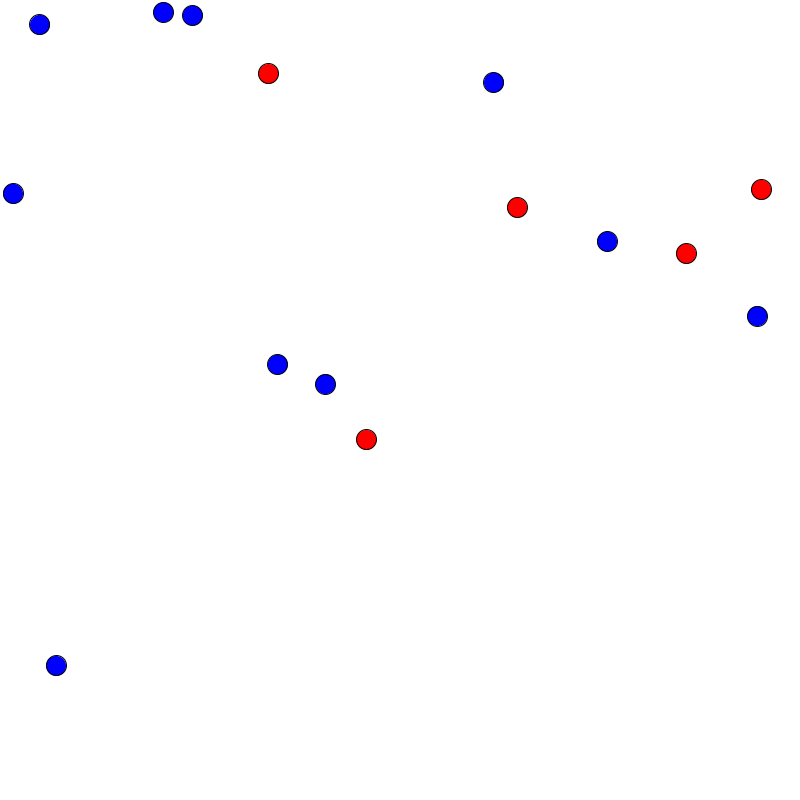
Frame 1 (no input)
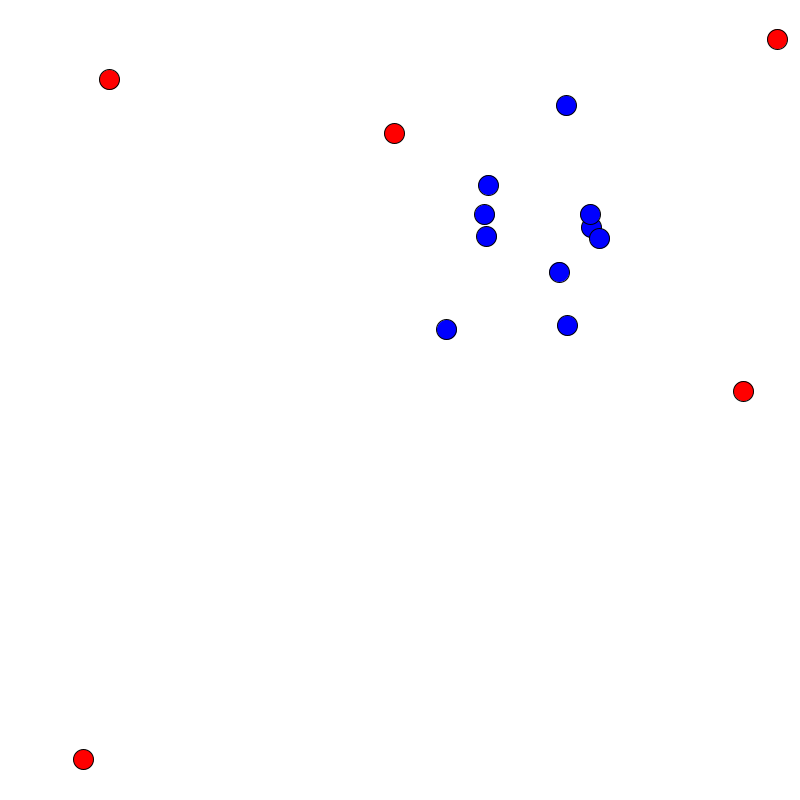
Frame 60 (the mouse pressed at the canvas centre just before this capture)
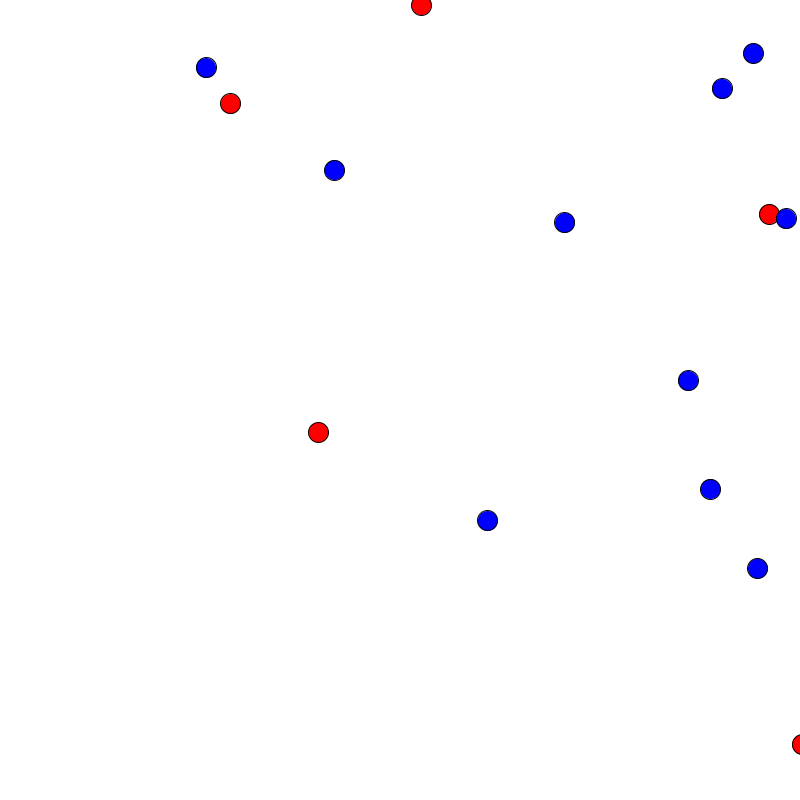
Frame 120 (the mouse held since frame 60 and released just before this capture)

The Processing sketch that drew these frames (run headless with seeded random() and noise(); from frame 60 on, the mouse is pressed at the canvas centre):

// Processing sketch: Attraction
// ── Attraction.pde
Positive[] positives;
Negative[] negatives;
float G = 5;

void setup() {
  size(800,800);
  int num_pos = 5;
  int num_neg = 10;
  
  positives = new Positive[num_pos];
  negatives = new Negative[num_neg];
  for (int i=0; i < positives.length; i++){
    positives[i] = new Positive();
  }
  for (int i=0; i < negatives.length; i++){
    negatives[i] = new Negative();
  }
   
}

void draw() {
  background(255);
  
  
  for (Positive pos: positives){
    for (Positive n_pos: positives){
      if (pos != n_pos) {
        PVector force = PVector.sub(n_pos.position, pos.position);
        float d = force.mag();
        d = constrain(d, 5, 25.0);
        force.normalize();
        force.mult(-1 * pos.mass * n_pos.mass * G / pow(d, 2));
        pos.applyForce(force);
      }
    }
    for (Negative n_neg: negatives){
      PVector force = PVector.sub(n_neg.position, pos.position);
      float d = force.mag();
      d = constrain(d, 5, 25.0);
      force.normalize();
      force.mult(pos.mass * n_neg.mass * G / pow(d, 2));
      pos.applyForce(force);
    }
    pos.edge();
    pos.update();
    pos.display();

  }
  
  for (Negative neg: negatives){
    for (Positive n_pos: positives){
      PVector force = PVector.sub(n_pos.position, neg.position);
      float d = force.mag();
      d = constrain(d, 5, 25.0);
      force.normalize();
      force.mult(neg.mass * n_pos.mass * G / pow(d, 2));
      neg.applyForce(force);
    }
     for (Negative n_neg: negatives){
      PVector force = PVector.sub(n_neg.position, neg.position);
      float d = force.mag();
      d = constrain(d, 5, 25.0);
      force.normalize();
      force.mult(-1 * neg.mass * n_neg.mass * G / pow(d, 2));
      neg.applyForce(force);
    }
   
    neg.edge();
    neg.update();
    neg.display();
  }
  
}

// ── Negative.pde
class Negative{
  PVector position;
  PVector velocity;
  PVector acceleration;
  float mass;
  
  Negative(){
    position = new PVector(random(0,width),random(0,height));
    velocity = new PVector(0,0);
    acceleration = new PVector(0,0);
    mass = 1;
  }
  
  void applyForce(PVector force){
    force.div(mass);
    acceleration.add(force);
  }
  
  void update(){
    velocity.add(acceleration);
    position.add(velocity);
    acceleration.mult(0);
  }
    
  void edge(){
    if (position.x > width){
      position.x = width;
      velocity.x = - velocity.x;
    } else if (position.x < 0) {
      position.x = 0;
      velocity.x = - velocity.x;
    }
    
    if (position.y > height){
      position.y = height;
      velocity.y = - velocity.y;
    } else if (position.y < 0) {
      position.y = 0;
      velocity.y = - velocity.y;
    }
  }
  void display(){
    stroke(0);
    fill(0,0,255);
    ellipse(position.x, position.y,20,20);
  }
}

// ── Positve.pde
class Positive {
  PVector position; 
  PVector velocity;
  PVector acceleration;
  float mass;
  
  Positive(){
    position = new PVector(random(0,width),random(0,height));
    velocity = new PVector(0,0);
    acceleration = new PVector(0,0);
    mass = 10;
  }
  
  void applyForce(PVector force){
    force.div(mass);
    acceleration.add(force);
  }
  
  void update(){
    velocity.add(acceleration);
    position.add(velocity);
    acceleration.mult(0);
  }
  
  void edge(){
    if (position.x > width){
      position.x = width;
      velocity.x = - velocity.x;
    } else if (position.x < 0) {
      position.x = 0;
      velocity.x = - velocity.x;
    }
    
    if (position.y > height){
      position.y = height;
      velocity.y = - velocity.y;
    } else if (position.y < 0) {
      position.y = 0;
      velocity.y = - velocity.y;
    }
  }
  void display(){
    stroke(0);
    fill(255,0,0);
    ellipse(position.x, position.y,20,20);
  }
}
